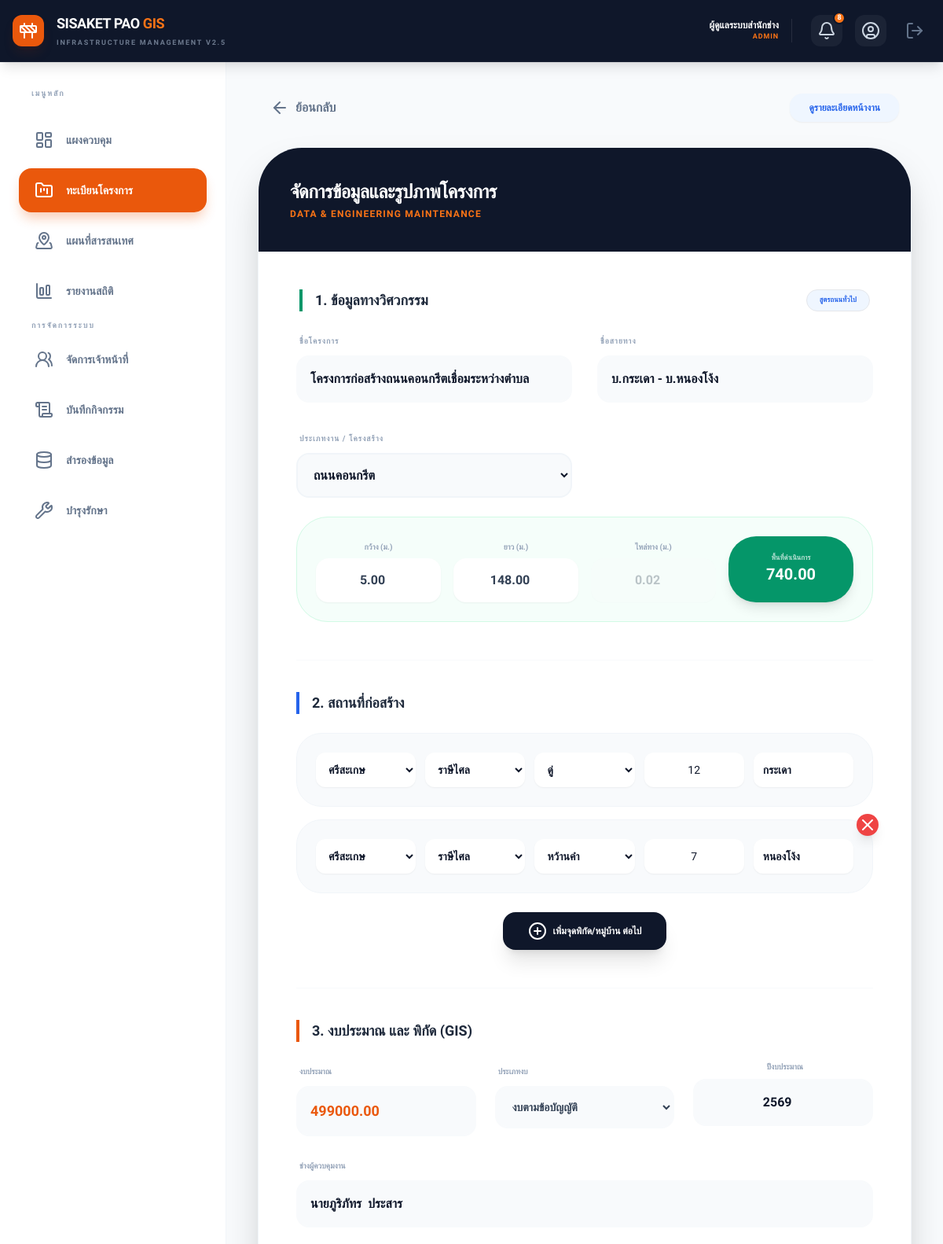
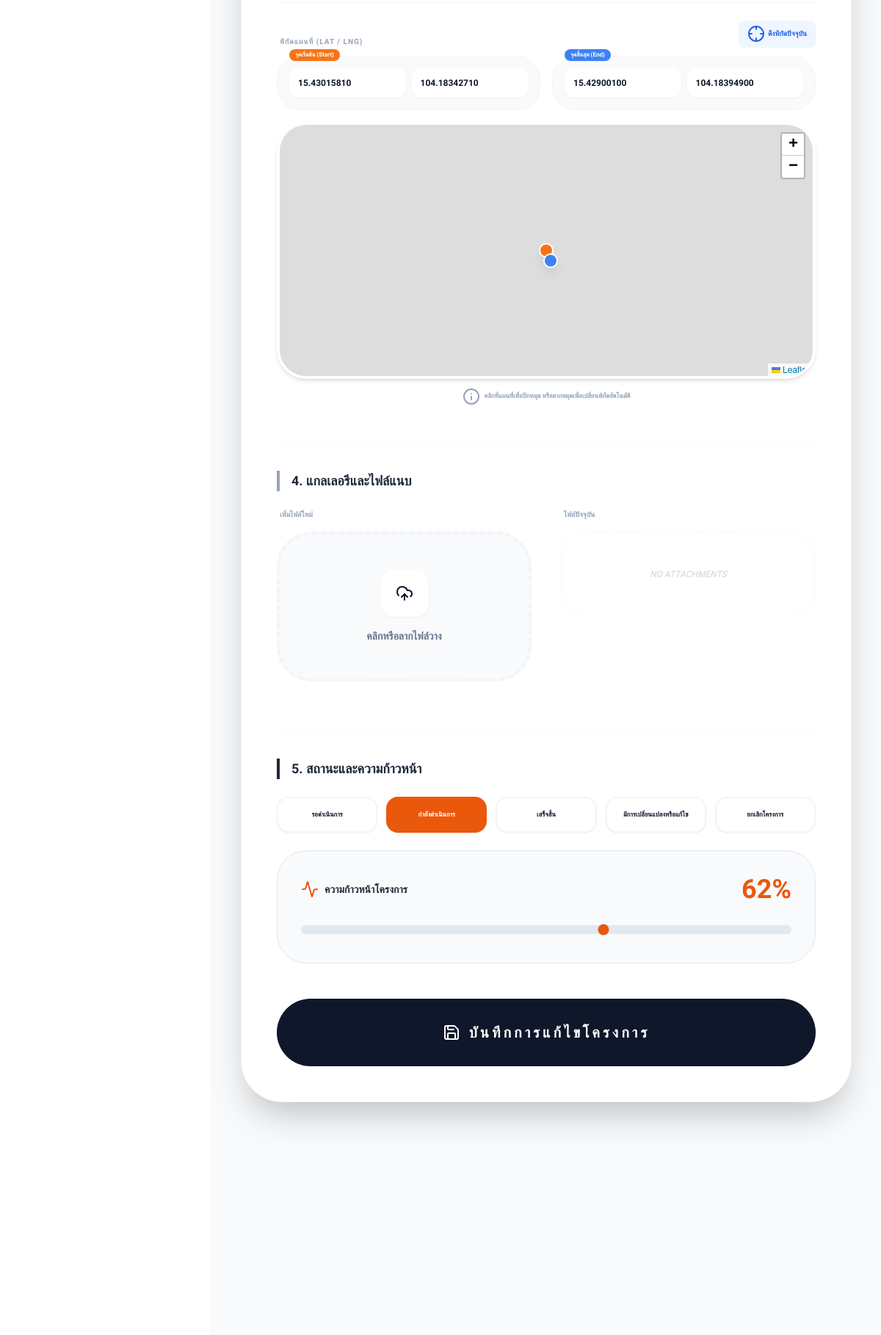
Page /edit_project.php?id=10 (signed in, upper part) on the committed database (2 pictures, top to bottom).
### tables this page shows
CREATE TABLE `projects` (
  `id` int(11) NOT NULL,
  `project_name` varchar(255) NOT NULL,
  `route_name` text DEFAULT NULL,
  `infrastructure_type` varchar(100) DEFAULT NULL,
  `fiscal_year` int(11) NOT NULL,
  `district_name` varchar(100) NOT NULL,
  `distance` decimal(10,2) DEFAULT 0.00,
  `width` decimal(10,2) DEFAULT 0.00,
  `has_shoulder` tinyint(1) DEFAULT 0,
  `shoulder_width` decimal(10,2) DEFAULT 0.00,
  `area` decimal(15,2) DEFAULT 0.00,
  `budget_amount` decimal(15,2) DEFAULT 0.00,
  `budget_type` varchar(50) DEFAULT 'statute',
  `supervisor_name` varchar(150) DEFAULT NULL,
  `budget_detail` text DEFAULT NULL,
  `project_image` varchar(255) DEFAULT NULL,
  `start_lat` decimal(11,8) DEFAULT NULL,
  `start_long` decimal(11,8) DEFAULT NULL,
  `end_lat` decimal(11,8) DEFAULT NULL,
  `end_long` decimal(11,8) DEFAULT NULL,
  `status` varchar(50) DEFAULT 'รอนุมัติ',
  `progress_percent` int(3) NOT NULL DEFAULT 0,
  `status_remark` text DEFAULT NULL,
  `created_by` int(11) DEFAULT NULL,
  `created_at` timestamp NOT NULL DEFAULT current_timestamp(),
  `deleted_at` datetime DEFAULT NULL
);

CREATE TABLE `project_points` (
  `id` int(11) NOT NULL,
  `project_id` int(11) NOT NULL,
  `village` varchar(100) DEFAULT NULL,
  `moo` varchar(10) DEFAULT NULL,
  `sub_district` varchar(100) DEFAULT NULL,
  `district` varchar(100) DEFAULT NULL,
  `province` varchar(100) DEFAULT NULL,
  `lat` decimal(11,8) DEFAULT NULL,
  `lng` decimal(11,8) DEFAULT NULL,
  `order_index` int(11) DEFAULT 0
);

### edit_project.php (the view, shortened to what the rows shown need)
<?php
require_once 'config/db.php';
require_once 'includes/functions.php';
$id = intval($_GET['id']);
$nearby_provinces = ["ศรีสะเกษ", "สุรินทร์", "ร้อยเอ็ด", "ยโสธร", "อุบลราชธานี"];
$sorted_districts = array_keys($sisaket_full_data);
sort($sorted_districts);
$stmt = $conn->prepare("SELECT * FROM projects WHERE id = ?");
$stmt->bind_param("i", $id);
$stmt->execute();
$project = $stmt->get_result()->fetch_assoc();
$points_res = $conn->query("SELECT * FROM project_points WHERE project_id = $id ORDER BY order_index ASC");
$existing_points = [];
while($pt = $points_res->fetch_assoc()) { $existing_points[] = $pt; }
$types_db_res = $conn->query("SELECT type_name FROM infrastructure_types ORDER BY category ASC, type_name ASC");
$dynamic_types = [];
while($tr = $types_db_res->fetch_assoc()) { $dynamic_types[] = $tr['type_name']; }
if ($project['infrastructure_type'] && !in_array($project['infrastructure_type'], $dynamic_types)) {
    array_unshift($dynamic_types, $project['infrastructure_type']);
}
include 'includes/header.php';
?>
<link rel="stylesheet" href="https://cdnjs.cloudflare.com/ajax/libs/leaflet/1.9.4/leaflet.css" />
<div class="max-w-[1600px] mx-auto pb-20 animate-in fade-in duration-500 w-full">
    <div class="bg-white rounded-[3.5rem] shadow-2xl border border-slate-100 overflow-hidden mx-4 md:mx-0">
        <div class="bg-slate-900 p-10 text-white relative">
            <h2 class="text-2xl font-black uppercase tracking-tight relative z-10">จัดการข้อมูลและรูปภาพโครงการ</h2>
        </div>
        <form method="POST" id="projectForm" enctype="multipart/form-data" class="p-8 md:p-12 space-y-12">
            <div class="space-y-6">
                <div class="grid grid-cols-1 md:grid-cols-2 gap-8 mb-4">
                    <div class="space-y-2"><label class="text-[10px] font-black text-slate-400 uppercase tracking-widest ml-1">ชื่อโครงการ</label><input type="text" name="project_name" value="<?= e($project['project_name']) ?>" required class="w-full p-4 bg-slate-50 border-2 border-slate-50 rounded-2xl font-bold outline-none focus:border-orange-500"></div>
                    <div class="space-y-2"><label class="text-[10px] font-black text-slate-400 uppercase tracking-widest ml-1">ชื่อสายทาง</label><input type="text" name="route_name" id="route_name_display" value="<?= e($project['route_name'] ?? '') ?>" class="w-full p-4 bg-slate-50 border-2 border-slate-50 rounded-2xl font-bold outline-none focus:border-orange-500"></div>
                    <div class="space-y-2">
                        <label class="text-[10px] font-black text-slate-400 uppercase tracking-widest ml-1">ประเภทงาน / โครงสร้าง</label>
                        <select name="infrastructure_type" id="p_type" onchange="calculateArea()" class="w-full p-4 bg-slate-50 border-2 border-slate-100 rounded-2xl font-bold outline-none focus:border-orange-500">
                            <?php foreach($dynamic_types as $t): ?>
                            <option value="<?= htmlspecialchars($t) ?>" <?= $project['infrastructure_type'] == $t ? 'selected' : '' ?>><?= htmlspecialchars($t) ?></option>
                            <?php endforeach; ?>
                        </select>
                    </div>
                </div>
                <div class="grid grid-cols-2 md:grid-cols-4 gap-4 bg-emerald-50/50 p-6 rounded-[2.5rem] border border-emerald-100 text-slate-700">
                    <div class="space-y-1 text-center"><label class="text-[10px] font-black text-slate-400 uppercase">กว้าง (ม.)</label><input type="number" step="0.01" name="width_m" id="width_m" value="<?= $project['width'] ?>" oninput="calculateArea()" class="w-full p-4 rounded-2xl border-none font-bold text-center shadow-sm focus:ring-2 focus:ring-emerald-500 outline-none transition-all"></div>
                    <div class="space-y-1 text-center"><label class="text-[10px] font-black text-slate-400 uppercase">ยาว (ม.)</label><input type="number" step="0.01" name="distance_m" id="distance_m" value="<?= $project['distance'] ?>" oninput="calculateArea()" class="w-full p-4 rounded-2xl border-none font-bold text-center shadow-sm focus:ring-2 focus:ring-emerald-500 outline-none transition-all"></div>
                    <div class="space-y-1 text-center"><label class="text-[10px] font-black text-slate-400 uppercase">ไหล่ทาง (ม.)</label><input type="number" step="0.01" name="shoulder_m" id="shoulder_m" value="<?= $project['shoulder_width'] ?>" oninput="calculateArea()" class="w-full p-4 rounded-2xl border-none font-bold text-center shadow-sm focus:ring-2 focus:ring-emerald-500 outline-none transition-all"></div>
                </div>
            </div>
            <div class="space-y-6 pt-10 border-t border-slate-50">
                <div id="pointsContainer" class="space-y-4">
                    <?php if (count($existing_points) > 0): foreach($existing_points as $index => $pt): ?>
                        <div class="point-row bg-slate-50 p-6 rounded-[2rem] border border-slate-100 relative group">
                            <div class="grid grid-cols-1 md:grid-cols-5 gap-3">
                                <select name="provinces[]" class="p-3 rounded-xl border-none font-bold text-sm shadow-sm bg-white focus:ring-2 focus:ring-blue-500 outline-none"><?php foreach($nearby_provinces as $p): ?><option value="<?= $p ?>" <?= $pt['province'] == $p ? 'selected' : '' ?>><?= $p ?></option><?php endforeach; ?></select>
                                <select name="districts[]" onchange="handleDistrictChange(this)" class="district-select p-3 rounded-xl border-none font-bold text-sm shadow-sm bg-white focus:ring-2 focus:ring-blue-500 outline-none">
                                    <?php foreach($sorted_districts as $d): ?><option value="<?= $d ?>" <?= $pt['district'] == $d ? 'selected' : '' ?>><?= $d ?></option><?php endforeach; ?>
                                </select>
                                <select name="sub_districts[]" class="sub-district-select p-3 rounded-xl border-none font-bold text-sm shadow-sm bg-white focus:ring-2 focus:ring-blue-500 outline-none">
                                    <?php if($pt['district'] && isset($sisaket_full_data[$pt['district']])): $subs = $sisaket_full_data[$pt['district']]; if($pt['district'] !== "ราษีไศล") sort($subs); foreach($subs as $s): ?><option value="<?= $s ?>" <?= $pt['sub_district'] == $s ? 'selected' : '' ?>><?= $s ?></option><?php endforeach; endif; ?>
                                </select>
                                <input type="text" name="moos[]" value="<?= e($pt['moo']) ?>" class="p-3 rounded-xl border-none text-sm text-center shadow-sm bg-white focus:ring-2 focus:ring-blue-500 outline-none" placeholder="ม.">
                                <input type="text" name="villages[]" value="<?= e($pt['village']) ?>" oninput="updateRouteName()" placeholder="หมู่บ้าน" class="v-input p-3 rounded-xl border-none font-bold text-sm shadow-sm bg-white focus:ring-2 focus:ring-blue-500 outline-none">
                            </div>
                            <?php if ($index > 0): ?><button type="button" onclick="this.closest('.point-row').remove(); updateRouteName();" class="absolute -right-2 -top-2 bg-red-500 text-white w-7 h-7 rounded-full flex items-center justify-center shadow-lg"><i data-lucide="x" size="14"></i></button><?php endif; ?>
                        </div>
                    <?php endforeach; endif; ?>
                </div>
            </div>
            <div class="space-y-6 pt-10 border-t border-slate-50">
                <div class="grid grid-cols-1 md:grid-cols-3 gap-6">
                    <div class="space-y-2"><label class="text-[10px] font-black text-slate-400 uppercase ml-1">งบประมาณ</label><input type="number" step="0.01" name="budget_amount" value="<?= $project['budget_amount'] ?>" class="w-full p-4 bg-slate-50 border-2 border-slate-50 rounded-2xl font-black text-orange-600 text-lg outline-none focus:border-orange-500"></div>
                    <div class="space-y-2"><label class="text-[10px] font-black text-slate-400 uppercase ml-1">ประเภทงบ</label><select name="budget_type" class="w-full p-4 bg-slate-50 border-2 border-slate-50 rounded-2xl font-bold outline-none focus:border-orange-500 text-slate-700 text-sm"><option value="งบตามข้อบัญญัติ" <?= ($project['budget_type'] ?? '') == 'งบตามข้อบัญญัติ' ? 'selected' : '' ?>>งบตามข้อบัญญัติ</option></select></div>
                    <div class="space-y-2"><label class="text-[10px] font-black text-slate-400 uppercase ml-1 text-center block">ปีงบประมาณ</label><input type="number" name="fiscal_year" value="<?= $project['fiscal_year'] ?>" class="w-full p-4 bg-slate-50 border-2 border-slate-50 rounded-2xl font-bold text-center outline-none focus:border-orange-500"></div>
                </div>
                <div class="space-y-2"><label class="text-[10px] font-black text-slate-400 uppercase ml-1">ช่างผู้ควบคุมงาน</label><input type="text" name="supervisor_name" value="<?= e($project['supervisor_name'] ?? '') ?>" class="w-full p-4 bg-slate-50 border-2 border-slate-50 rounded-2xl font-bold outline-none focus:border-orange-500"></div>
                <div class="pt-6 border-t border-slate-100 mt-6">
                    <div class="grid grid-cols-1 md:grid-cols-2 gap-4 mb-4">
                        <div class="grid grid-cols-2 gap-2 bg-slate-50 p-4 rounded-[2rem] border border-slate-100 relative group">
                            <div class="absolute -top-2.5 left-4 bg-orange-500 text-white text-[8px] font-black px-2 py-0.5 rounded-full z-10 shadow-sm">จุดเริ่มต้น (Start)</div>
                            <input type="text" name="start_lat" id="start_lat" value="<?= $project['start_lat'] ?>" placeholder="Lat" class="p-3 bg-white rounded-xl text-xs font-bold border-none shadow-sm outline-none focus:ring-2 focus:ring-orange-500 transition-all" oninput="updateMapMarker()">
                            <input type="text" name="start_long" id="start_long" value="<?= $project['start_long'] ?>" placeholder="Lng" class="p-3 bg-white rounded-xl text-xs font-bold border-none shadow-sm outline-none focus:ring-2 focus:ring-orange-500 transition-all" oninput="updateMapMarker()">
                        </div>
                        <div class="grid grid-cols-2 gap-2 bg-slate-50 p-4 rounded-[2rem] border border-slate-100 relative group">
                            <div class="absolute -top-2.5 left-4 bg-blue-500 text-white text-[8px] font-black px-2 py-0.5 rounded-full z-10 shadow-sm">จุดสิ้นสุด (End)</div>
                            <input type="text" name="end_lat" id="end_lat" value="<?= $project['end_lat'] ?>" placeholder="Lat" class="p-3 bg-white rounded-xl text-xs font-bold border-none shadow-sm outline-none focus:ring-2 focus:ring-blue-500 transition-all" oninput="updateMapMarker()">
                            <input type="text" name="end_long" id="end_long" value="<?= $project['end_long'] ?>" placeholder="Lng" class="p-3 bg-white rounded-xl text-xs font-bold border-none shadow-sm outline-none focus:ring-2 focus:ring-blue-500 transition-all" oninput="updateMapMarker()">
                        </div>
                    </div>
                </div>
            </div>
            <div class="space-y-6 pt-10 border-t border-slate-50">
                <div class="mt-8 p-8 bg-slate-50 border border-slate-200 rounded-[2.5rem]">
                    <div class="flex justify-between items-center mb-6">
                        <div><label class="text-sm font-black text-slate-800 uppercase flex items-center gap-2"><i data-lucide="activity" class="text-orange-600"></i> ความก้าวหน้าโครงการ</label></div>
                        <span class="text-4xl font-black text-orange-600" id="progressText"><?= $project['progress_percent'] ?? 0 ?>%</span>
                    </div>
                    <input type="range" name="progress_percent" id="progressSlider" min="0" max="100" value="<?= $project['progress_percent'] ?? 0 ?>" class="w-full h-3 bg-slate-200 rounded-lg appearance-none cursor-pointer outline-none" style="accent-color: #ea580c;" oninput="document.getElementById('progressText').innerText = this.value + '%'">
                </div>
            </div>
        </form>
    </div>
</div>
<?php include 'includes/footer.php'; ?>

### rows in the picture
projects: project_name "โครงการก่อสร้างถนนคอนกรีตเชื่อมระหว่างตำบล", route_name "บ.กระเดา - บ.หนองโง้ง", infrastructure_type "ถนนคอนกรีต", width_m "5.00", distance_m "148.00", shoulder_m "0.02", budget_amount "499000.00", budget_type "งบตามข้อบัญญัติ", fiscal_year "2569", supervisor_name "นายภูริภัทร ประสาร", start_lat "15.43015810", start_long "104.18342710", end_lat "15.42900100", end_long "104.18394900", progress_percent "62"
project_points: province "ศรีสะเกษ", district "ราษีไศล", sub_district+district "ดู่", moo "12", village "กระเดา"
project_points: province "ศรีสะเกษ", district "ราษีไศล", sub_district+district "หว้านคำ", moo "7", village "หนองโง้ง"

### other values in the picture
$_SESSION['full_name'] "ผู้ดูแลระบบสำนักช่าง"
$_SESSION['role'] "ADMIN"
$unread_count "8"
$st "รอดำเนินการ"
$st "กำลังดำเนินการ"
$st "เสร็จสิ้น"
$st "มีการเปลี่ยนแปลงหรือแก้ไข"
$st "ยกเลิกโครงการ"
